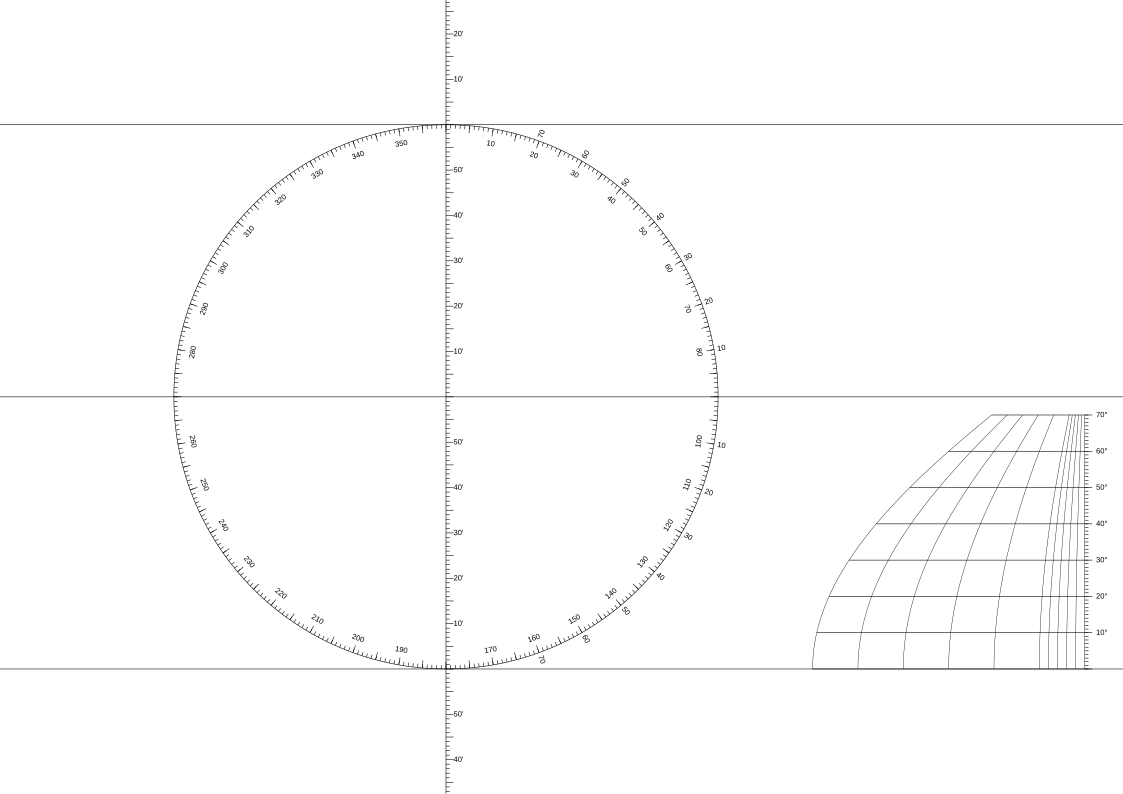

Reproduce this figure in Python.
#!/usr/bin/python
# -*- coding: utf-8 -*-
# SPDX-License-Identifier: MIT

import math

from pysvg.filter import *
from pysvg.gradient import *
from pysvg.linking import *
from pysvg.script import *
from pysvg.shape import *
from pysvg.structure import *
from pysvg.style import *
from pysvg.text import *
from pysvg.builders import *
from pysvg.parser import parse

PAGE_HEIGHT = 210.
PAGE_WIDTH = 297.

STROKEWIDTH = 0.15
MAJOR_TICK_STROKE_LENGTH = 2
MINOR_TICK_STROKE_LENGTH = 1

LAT_SCALE = 1.2 # in minutes per mm


oh = ShapeBuilder()
svg = Svg(width = "%dmm" % PAGE_WIDTH, height= "%dmm" % PAGE_HEIGHT)
svg.set_viewBox("0 0 %d %d" % (PAGE_WIDTH, PAGE_HEIGHT))

d = Defs()


text_style_middle_anchor = StyleBuilder()
text_style_middle_anchor.setFontFamily(fontfamily="Arial")
text_style_middle_anchor.setFontSize('2')
text_style_middle_anchor.style_dict["alignment-baseline"] = "middle"
text_style_middle_anchor.style_dict["dominant-baseline"]="middle"
text_style_middle_anchor.setTextAnchor("middle")
text_style_middle_anchor.setFilling("black")

text_style_start_anchor = StyleBuilder()
text_style_start_anchor.setFontFamily(fontfamily="Arial")
text_style_start_anchor.setFontSize('2')
text_style_start_anchor.style_dict["alignment-baseline"] = "middle"
text_style_start_anchor.style_dict["dominant-baseline"]="middle"
text_style_start_anchor.setTextAnchor("start")
text_style_start_anchor.setFilling("black")



def draw_polar_ticks(svg, radius, spacing_degree = 10, strokelength=2, strokewidth=STROKEWIDTH):

    for theta in range(0, 360, spacing_degree):
        line = oh.createLine(0, radius, 0, radius-strokelength, strokewidth=strokewidth, stroke='black')

        t = TransformBuilder()
        t.setRotation("%d" % theta)
        line.set_transform(t.getTransform())
        svg.addElement(line)

def draw_polar_degree_labels(svg, radius, spacing_degree = 10, intake=3):

    #for theta in np.deg2rad(range(0, 360, spacing_degree)):
    for theta in range(270, 270+181, spacing_degree):
        theta %= 360
        if theta in [270, 0, 90]:
            continue
        text = Text("%d" % (theta), 0, -(radius-intake))
        text.set_style(text_style_middle_anchor.getStyle())

        t = TransformBuilder()
        t.setRotation("%d" % theta)
        text.set_transform(t.getTransform())
        svg.addElement(text)

    for theta in range(100, 269, spacing_degree):
        if theta in [180]:
            continue
        text = Text("%d" % (theta), 0, (radius-intake))
        text.set_style(text_style_middle_anchor.getStyle())

        t = TransformBuilder()
        t.setRotation("%d" % (theta-180))
        text.set_transform(t.getTransform())
        svg.addElement(text)

    for theta in range(0, 80, spacing_degree):
        if theta in [0]:
            continue

        text = Text("%d" % (theta), (radius+intake-2), 0)
        text.set_style(text_style_middle_anchor.getStyle())

        t = TransformBuilder()
        t.setRotation("%d" % (theta))
        text.set_transform(t.getTransform())
        svg.addElement(text)

        text = Text("%d" % (theta), (radius+intake-2), 0)
        text.set_style(text_style_middle_anchor.getStyle())
        t = TransformBuilder()
        t.setRotation("%d" % (-theta))
        text.set_transform(t.getTransform())
        svg.addElement(text)


def draw_lon(svg, major_tick_length, minor_tick_length):
    svg.addElement(oh.createLine(0, PAGE_HEIGHT/2, 0, -PAGE_HEIGHT/2, strokewidth=STROKEWIDTH, stroke='black'))

    for tick in range(-int(PAGE_HEIGHT/2), int(PAGE_HEIGHT/2)):
        if tick % 5 == 0:
            svg.addElement(oh.createLine(0,tick*LAT_SCALE, major_tick_length, tick*LAT_SCALE, strokewidth=STROKEWIDTH, stroke='black'))
        else:
            svg.addElement(oh.createLine(0,tick*LAT_SCALE, minor_tick_length, tick*LAT_SCALE, strokewidth=STROKEWIDTH, stroke='black'))

        if tick % 10 == 0 and (-tick % 60) != 0:
            t = Text("%d'" % (-tick % 60), major_tick_length , tick*LAT_SCALE)
            t.set_style(text_style_start_anchor.getStyle())
            svg.addElement(t)

def draw_lat(svg):
    svg.addElement(oh.createLine(-int(PAGE_WIDTH), 0, int(PAGE_WIDTH), 0, strokewidth=STROKEWIDTH, stroke='black'))
    svg.addElement(oh.createLine(-int(PAGE_WIDTH), LAT_SCALE*60, int(PAGE_WIDTH), LAT_SCALE*60, strokewidth=STROKEWIDTH, stroke='black'))
    svg.addElement(oh.createLine(-int(PAGE_WIDTH), -LAT_SCALE*60, int(PAGE_WIDTH), -LAT_SCALE*60, strokewidth=STROKEWIDTH, stroke='black'))


def draw_conversion_chart(svg, yscaling=0.8):
    g = G()
    svg.addElement(g)

    lons = [0,2,4,6,8] + list(range(10, 70, 10))
    for lon in lons:
        points = []
        for lat in range(0, 71, 1):
            f = lat/360. * 2 * math.pi
            f =  math.cos(f)
            x = -LAT_SCALE * lon*f
            y = -LAT_SCALE*lat*yscaling

            if lat % 10 == 0 and lon == max(lons):
                g.addElement(oh.createLine(0+2, y, x, y, strokewidth=STROKEWIDTH, stroke='black'))

            if lat % 10 == 0 and lon == min(lons) and lat > 0:
                t = Text("%d°" % (lat), x+3 , y)
                t.set_style(text_style_start_anchor.getStyle())
                g.addElement(t)

            if lat % 1 == 0 and lon == min(lons):
                g.addElement(oh.createLine(x+1, y, x, y, strokewidth=STROKEWIDTH, stroke='black'))

            points.append((x,y))
        pg=oh.createPolyline(points=oh.convertTupleArrayToPoints(points),strokewidth=0.1, stroke='black')
        g.addElement(pg)
    return g

def draw_compass(svg):
    compass = G()
    svg.addElement(compass)

    radius = LAT_SCALE * 60

    compass.addElement(oh.createCircle(0, 0, radius, strokewidth=STROKEWIDTH, stroke='black', fill='none'))

    draw_polar_ticks(compass, radius, spacing_degree=5, strokelength=MAJOR_TICK_STROKE_LENGTH)
    draw_polar_ticks(compass, radius, spacing_degree=1, strokelength=MINOR_TICK_STROKE_LENGTH)
    draw_polar_degree_labels(compass, radius, spacing_degree=10, intake = MAJOR_TICK_STROKE_LENGTH+2)
    draw_lon(compass, MAJOR_TICK_STROKE_LENGTH, MINOR_TICK_STROKE_LENGTH)
    draw_lat(compass)
    return compass

compass = draw_compass(svg)

t = TransformBuilder()
t.setTranslation("%d %d" % (PAGE_WIDTH*0.4, PAGE_HEIGHT/2))
compass.set_transform(t.getTransform())


c = draw_conversion_chart(svg, yscaling=0.8)
t = TransformBuilder()
t.setTranslation("%d %d" % (PAGE_WIDTH-10, PAGE_HEIGHT/2 + LAT_SCALE * 60))
#t.setScaling(1, 0.7)
c.set_transform(t.getTransform())

svg.save('upc.svg', encoding='utf-8')